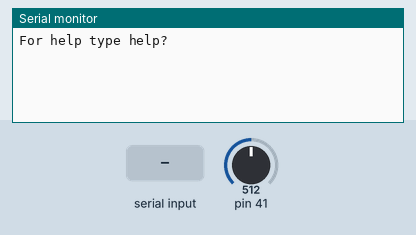
A sketch run on a simulated Teensy 4. Parts: the last lines printed to the serial monitor. The test bench sets the inputs (shaded band); at power-on: pin 41 = 512.

Above: at 1.2 s.
1.3 s: "*idn?\n" received over the second serial link
At 1.8 s:
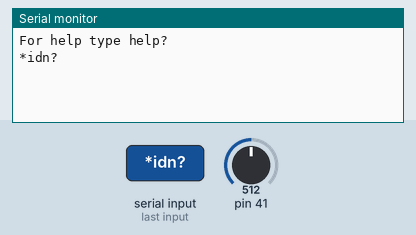
2.8 s: "read?\n" received over the second serial link
At 4.0 s:
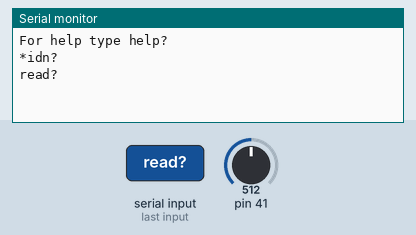
4.3 s: "read:\n" received over the second serial link
At 5.4 s:
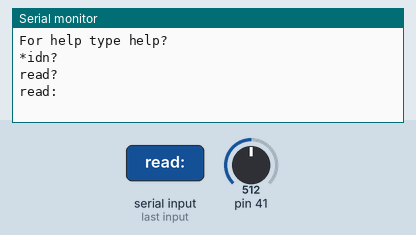
5.8 s: "help?\n" received over the second serial link
At 6.6 s:
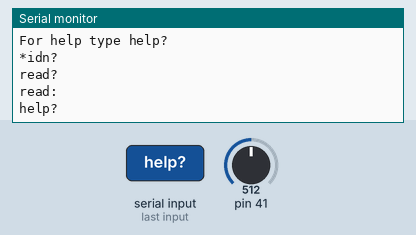
7.3 s: "stri?\n" received over the second serial link
At 8.0 s:
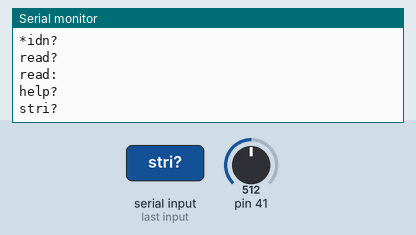
8.8 s: "90,45\n" received over the second serial link
At 9.1 s:
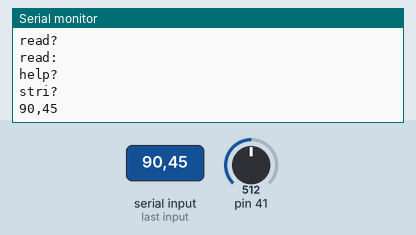

Measured:
- after the input at 1.3 s, the serial monitor: prints a new line at once (image 1)
- after the input at 2.8 s, the serial monitor: prints a new line at once (image 2)
- after the input at 4.3 s, the serial monitor: prints a new line at once (image 3)
- after the input at 5.8 s, the serial monitor: prints a new line at once (image 4)
- after the input at 7.3 s, the serial monitor: prints a new line at once (image 5)
- after the input at 8.8 s, the serial monitor: prints a new line at once (image 6)

The sketch:

Wire_Spool_Pressure_Sensors.ino
```cpp
 // Wire Spool Pressure Sensors, Teensy 4.1, LLC 2022 V1.0
const int analog_pins[] = {A17, A16, A15, A14, A0, A1, A2, A3, A4, A5, A8, A13, A12, A11, A10};
String idn = "Wire Spool Pressure Sensors, Teensy 4.1, LLC 2022 V1.0";
String inputStr = ""; // command input string
int val0, val1, val2, val3, val4, val5, val6, val7, val8, val9, val10, val11, val12, val13, val14;
int valMap0, valMap1, valMap2, valMap3, valMap4, valMap5, valMap6, valMap7, valMap8, valMap9, valMap10, valMap11, valMap12, valMap13, valMap14;
int sensorValues[] = {val0, val1, val2, val3, val4, val5, val6, val7, val8, val9, val10, val11, val12, val13, val14};
int sensorValueMaps[] = {valMap0, valMap1, valMap2, valMap3, valMap4, valMap5, valMap6, valMap7, valMap8, valMap9, valMap10, valMap11, valMap12, valMap13, valMap14};
//  ReadSerial5PortData keeps reading the port until it sees a ~ character, appends what it reads to the command
// buffer.
bool continuousReadIndex = false;
int analogPin = 0; // for read: command
boolean ReadSerial5PortData()
{
  boolean returnCode = false;
  int Serial5BytesRecieved = 0;
  Serial5BytesRecieved = Serial5.available();
  if (Serial5BytesRecieved > 0)
  {
    returnCode = true;
    //Serial5.println("ACK>");
    // we got a valid buffer but it's likely fragmented  Keep reading until we see the ~ character.
    inputStr += Serial5.readStringUntil('\n');
  }
  return (returnCode);
}

void setup() {
  while (!Serial5 && millis() < 4000) ;
  Serial.begin(115200);
  Serial.println("For help type help?");
  Serial5.begin(115200);
  Serial5.setTimeout(20);
  Serial5.println("For help type help?");
}


void loop() {
  if (ReadSerial5PortData()) {
    Serial.println(inputStr);
    store(inputStr);
    inputStr = "";
  }
  continuousRead();
}
```

cmd.ino
```cpp
void store(String input) {
  String startStr = input.substring(0, 5);
  if (startStr == "*idn?") {
    Serial5.println(idn);
  }

  if (startStr == "read?") {
    for (int i = 0; i < 15; i++) { // or i <= 14
      Serial5.print("Sensor ");
      Serial5.print(i);
      Serial5.print(", ");
      sensorValues[i] = analogRead(analog_pins[i]);
      sensorValueMaps[i] = map(sensorValues[i], 965, 620, 0, 100); // full weight about equals 11lbs
      if (sensorValueMaps[i] >= 95) {
        sensorValueMaps[i] = 100;
      }
      else if (sensorValueMaps[i] <= 5) {
        Serial5.print("Less than ");
        sensorValueMaps[i] = 5;
      }
      Serial5.print(sensorValueMaps[i]);
      Serial5.println("% left");
      delay(100);
    }
  }
  if (startStr == "read:") {
    analogPin = input.substring(5).toInt();
    if (continuousReadIndex == false) {
      continuousReadIndex = true;
    }
    else {
      continuousReadIndex = false;
    }
  }
  if (startStr == "help?") {
    Serial5.println("");
    Serial5.println("-*idn? for identification and version");
    Serial5.println("-read? to read all sensors once");
    Serial5.println("-read: to read all sensors continuously");
    Serial5.println("");
  }
  if (startStr == "stri?") {
    Serial5.println(continuousReadIndex);

  }
}
```

contRead.ino
```cpp
void continuousRead() { // full roll = 656 (pot wiper = 2.1V at full roll load.
  if (continuousReadIndex == true) {
    sensorValues[analogPin] = analogRead(analog_pins[analogPin]);
    Serial5.print("Sensor ");
    Serial5.print(analogPin);
    Serial5.print(", ");
    Serial5.print(sensorValues[analogPin]);
    delay(500);
  }
}
```
